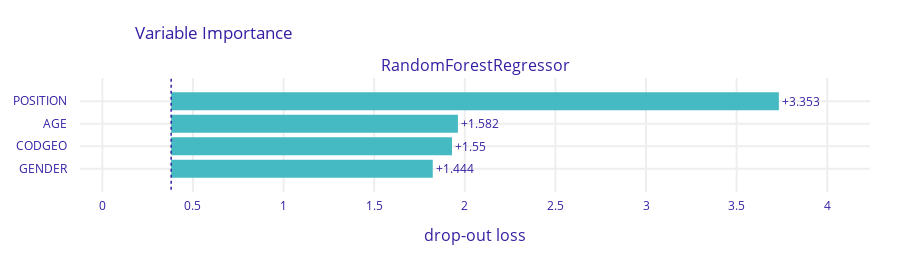
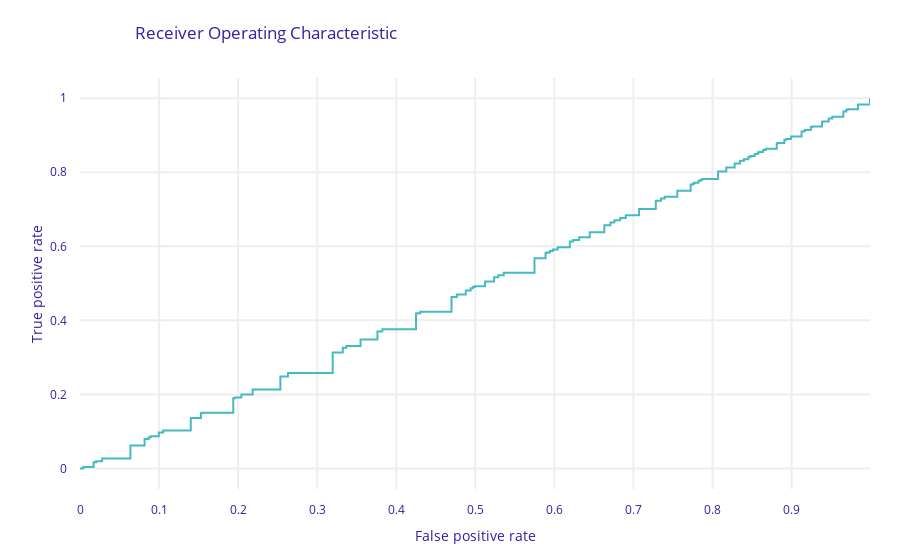

The notebook cell saved with these charts, in order:
### Code cell
# Plotting importance of features / dependence_plot to see interaction between different features

explainer.model_parts().plot(max_vars=5)

explainer.model_performance(model_type='regression').plot(geom='roc')

# As already mentionned before the conclusion,
# We see that Position is the most important feature to evaluate the wage with the Random Forest Predictor ,
# then the Age and the Gender play a small role in definition of wage. Nethertheless,
# it underlines the Gender wage gap in France.
# Location (CODGEO) can play a role in definition of wages (large cities can be more dynamic about employment)

### Figure 1 — Plotly figure (JSON) as saved in the notebook; plotly's stock layout.template omitted (floating-point values rounded to 4 significant figures)
{"data": [{"base": 0.3796, "hoverinfo": "text", "hoverlabel": {"bgcolor": "rgba(0,0,0,0.8)"}, "hovertext": ["Model: RandomForestRegressor loss after<br>variable: POSITION is permuted: 3.733<br>Drop-out loss change: +3.353", "Model: RandomForestRegressor loss after<br>variable: AGE is permuted: 1.962<br>Drop-out loss change: +1.582", "Model: RandomForestRegressor loss after<br>variable: CODGEO is permuted: 1.929<br>Drop-out loss change: +1.55", "Model: RandomForestRegressor loss after<br>variable: GENDER is permuted: 1.823<br>Drop-out loss change: +1.444"], "marker": {"color": "#46bac2"}, "orientation": "h", "showlegend": false, "text": ["+3.353", "+1.582", "+1.55", "+1.444"], "textposition": "outside", "type": "bar", "x": [3.353, 1.582, 1.55, 1.444], "xaxis": "x", "y": ["POSITION", "AGE", "CODGEO", "GENDER"], "yaxis": "y"}], "layout": {"annotations": [{"font": {"size": 16}, "showarrow": false, "text": "RandomForestRegressor", "x": 0.5, "xanchor": "center", "xref": "paper", "y": 1, "yanchor": "bottom", "yref": "paper"}, {"font": {"size": 16}, "showarrow": false, "text": "drop-out loss", "x": 0.5, "xanchor": "center", "xref": "paper", "y": 0, "yanchor": "top", "yref": "paper", "yshift": -30}], "font": {"color": "#371ea3"}, "height": 263, "margin": {"b": 71, "r": 30, "t": 78}, "shapes": [{"line": {"color": "#371ea3", "dash": "dot", "width": 1.5}, "type": "line", "x0": 0.3796, "x1": 0.3796, "xref": "x", "y0": -1, "y1": 4, "yref": "y"}], "title": {"text": "Variable Importance", "x": 0.15}, "xaxis": {"anchor": "y", "automargin": true, "domain": [0, 1], "fixedrange": true, "gridwidth": 2, "range": [-0.1234, 4.236], "tickcolor": "white", "ticklen": 3, "ticks": "outside", "type": "linear", "zeroline": false}, "yaxis": {"anchor": "x", "automargin": true, "autorange": "reversed", "domain": [0, 1], "fixedrange": true, "gridwidth": 2, "tickcolor": "white", "ticklen": 10, "ticks": "outside", "type": "category"}}}

### Figure 2 — Plotly figure (JSON) as saved in the notebook; plotly's stock layout.template omitted (floating-point values rounded to 4 significant figures)
{"data": [{"line": {"shape": "hv"}, "marker": {"color": "#46bac2"}, "name": "RandomForestRegressor", "type": "scatter", "x": [0, 0.004013, 0.01718, 0.02019, 0.028, 0.06378, 0.08169, 0.08692, 0.08952, 0.0997, 0.1052, 0.1401, 0.1529, 0.154, 0.1938, 0.1961, 0.2041, 0.2183, 0.2534, 0.263, 0.3196, 0.3324, 0.3368, 0.3548, 0.3762, 0.3824, 0.425, 0.4252, 0.4262, 0.4303, 0.4699, 0.4767, 0.4879, 0.4881, 0.4941, 0.497, 0.4993, 0.5123, 0.5237, 0.5291, 0.5359, 0.5748, 0.5888, 0.589, 0.5902, 0.5943, 0.5981, 0.6042, 0.6196, 0.6237, 0.6314, 0.6447, 0.6631, 0.6709, 0.6757, 0.6766, 0.6832, 0.6903, 0.7071, 0.7283, 0.7289, 0.7348, 0.7395, 0.7555, 0.7724, 0.7753, 0.777, 0.7823, 0.7852, 0.787, 0.807, 0.8174, 0.828, 0.8347, 0.8355, 0.8398, 0.8453, 0.8479, 0.8534, 0.8573, 0.8589, 0.864, 0.8673, 0.8812, 0.8815, 0.8823, 0.8909, 0.8931, 0.8993, 0.9126, 0.9165, 0.9244, 0.9259, 0.9386, 0.9394, 0.9469, 0.9514, 0.9655, 0.9691, 0.971, 0.984, 0.9992], "y": [0, 0.003841, 0.01657, 0.0195, 0.02707, 0.06192, 0.07941, 0.08452, 0.08705, 0.09701, 0.1024, 0.1366, 0.1492, 0.1502, 0.1894, 0.1916, 0.1994, 0.2135, 0.2481, 0.2576, 0.3135, 0.3262, 0.3306, 0.3484, 0.3696, 0.3758, 0.4181, 0.4183, 0.4193, 0.4234, 0.4628, 0.4696, 0.4808, 0.481, 0.487, 0.4899, 0.4922, 0.5052, 0.5166, 0.522, 0.5288, 0.5678, 0.5819, 0.582, 0.5832, 0.5873, 0.5912, 0.5974, 0.6128, 0.6169, 0.6246, 0.6381, 0.6566, 0.6644, 0.6693, 0.6702, 0.6768, 0.684, 0.7009, 0.7223, 0.723, 0.7289, 0.7336, 0.7499, 0.7671, 0.77, 0.7717, 0.7771, 0.78, 0.7819, 0.8022, 0.8128, 0.8236, 0.8304, 0.8312, 0.8355, 0.8412, 0.8439, 0.8495, 0.8534, 0.855, 0.8602, 0.8636, 0.8778, 0.8781, 0.8789, 0.8877, 0.8899, 0.8963, 0.9099, 0.9139, 0.922, 0.9236, 0.9366, 0.9374, 0.9452, 0.9498, 0.9643, 0.9681, 0.97, 0.9834, 0.9992]}], "layout": {"font": {"color": "#371ea3"}, "margin": {"b": 71, "r": 30, "t": 78}, "title": {"text": "Receiver Operating Characteristic", "x": 0.15}, "xaxis": {"automargin": true, "fixedrange": true, "gridwidth": 2, "tickcolor": "white", "ticklen": 10, "ticks": "outside", "title": {"text": "False positive rate"}, "type": "linear", "zeroline": false}, "yaxis": {"automargin": true, "fixedrange": true, "gridwidth": 2, "tickcolor": "white", "ticklen": 10, "ticks": "outside", "title": {"text": "True positive rate"}, "type": "linear", "zeroline": false}}}
